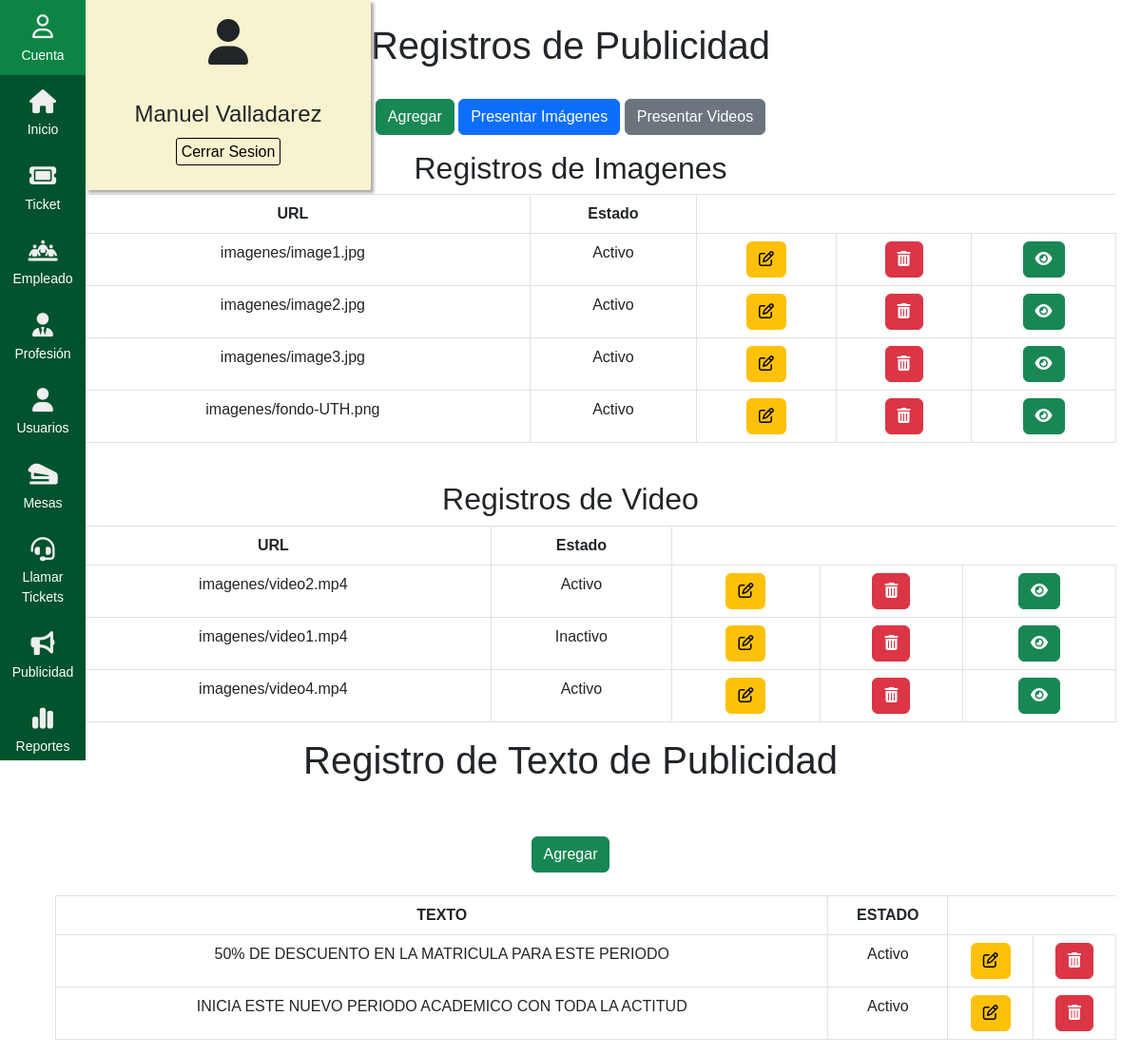
The page /Publicidad.php (signed in) on the database its author committed.
### tables this page shows
CREATE TABLE `publicidad` (
  `idpublicidad` int(11) NOT NULL,
  `imagen` varchar(200) NOT NULL,
  `formato` varchar(20) NOT NULL,
  `idUsuario` int(11) NOT NULL,
  `estado` varchar(20) NOT NULL,
  `estado_TV` varchar(20) NOT NULL
);

CREATE TABLE `texto` (
  `idtexto` int(11) NOT NULL,
  `descripcion` varchar(200) NOT NULL,
  `idusuario` int(11) NOT NULL,
  `estado` varchar(20) NOT NULL
);

### conexion.php (called while the page is built, shortened)
<?php
class Conexion {
    private $host = 'localhost';
    private $usuario = 'root';
    private $contrasenia = '';
    private $base_datos = 'db_ticket';
    private $conexion;
    public function __construct() {
        try {
            $this->conexion = new PDO("mysql:host={$this->host};dbname={$this->base_datos}", $this->usuario, $this->contrasenia);
            $this->conexion->setAttribute(PDO::ATTR_ERRMODE, PDO::ERRMODE_EXCEPTION);
        } catch(PDOException $e) {
            echo "Error de conexión: " . $e->getMessage();
        }
    }
    public function consulta($sql) {
        try {
            $statement = $this->conexion->prepare($sql);
            $statement->execute();
            return $statement->fetchAll(PDO::FETCH_ASSOC);
        } catch(PDOException $e) {
            echo "Error al ejecutar la consulta: " . $e->getMessage();
        }
    }
public function consultaEmpleado($sql) {
    try {
        $statement = $this->conexion->prepare($sql);
        $statement->execute();
        return $statement->fetchAll(PDO::FETCH_ASSOC);
    } catch(PDOException $e) {
        echo "Error al ejecutar la consulta: " . $e->getMessage();
    }
}
}
?>

### Publicidad.php (the view, shortened to what this page needs)
<!DOCTYPE html>
<html lang="en">
<head>
    <link rel="stylesheet" href="https://use.fontawesome.com/releases/v5.8.1/css/all.css">
    <link href="https://cdn.jsdelivr.net/npm/bootstrap@5.0.2/dist/css/bootstrap.min.css" rel="stylesheet">
    <link href="//cdnjs.cloudflare.com/ajax/libs/toastr.js/latest/css/toastr.min.css" rel="stylesheet">
</head>
<div class="container">
<?php
include "encabezado.php";
?>
    <br>
        <div class="text-center">
                <h1>Registros de Publicidad</h1>
                <br>
                <button type="button" class="btn btn-success mb-3" data-toggle="modal" data-target="#agregar"> Agregar </button>
                <button type="button" class="btn btn-primary mb-3" id="btnUpdateImagenes">Presentar Imágenes</button>
                <button type="button" class="btn btn-secondary mb-3" id="btnUpdateVideos">Presentar Videos</button>
                <br>
                <h2>Registros de Imagenes</h2>
            <table class="table table-bordered ms-3" id="dataTable" width="100%" cellspacing="0">
                <?php include "agregarImg.php";?>
                <thead>
                    <tr>
                        <th>URL</th>
                        <th>Estado</th>
                    </tr>
                </thead>
                <tbody>
                    <?php
                    require_once'conexion.php';
                    $con = new conexion();
                    $sql = "SELECT * FROM publicidad WHERE formato='Imagen'";
                    $resultado = $con->consulta($sql);
                    foreach ($resultado as $fila) {
                    ?>
                        <tr>
                            <td><?php echo $fila['imagen']; ?></td>
                            <td><?php echo $fila['estado']; ?></td>
                            <td>
                                <button type="button" class="btn btn-warning" data-toggle="modal" data-target="#editar<?php echo $fila['idpublicidad']; ?>">
                                    <i class="fa fa-edit"></i>
                                </button>
                            </td>
                            <td>
                                <button type="button" class="btn btn-danger" data-toggle="modal" data-target="#eliminar<?php echo $fila['idpublicidad']; ?>">
                                    <i class="fas fa-trash-alt"></i>
                                </button>
                            </td>
                            <td>
                                <button type="button" class="btn btn-success" data-toggle="modal" data-target="#mostrar<?php echo $fila['idpublicidad']; ?>">
                                    <i class="fa-solid fa-eye"></i>
                                </button>
                            </td>
                        </tr>
                        <?php include "EditarImg.php"; ?>
                        <?php include "MostrarPublicidad.php"; ?>
                        <?php include "eliminarPubli.php"; ?>
                    <?php }?>
                </tbody>
            </table>
            <br>
            <h2>Registros de Video</h2>
            <table class="table table-bordered ms-3" id="dataTable" width="100%" cellspacing="0">
                <thead>
                    <tr>
                        <th>URL</th>
                        <th>Estado</th>
                    </tr>
                </thead>
                <tbody>
                    <?php
                    $con = new conexion();
                    $sql = "SELECT * FROM publicidad WHERE formato='Video'";
                    $resultado = $con->consulta($sql);
                    foreach ($resultado as $fila) {
                    ?>
                        <tr>
                            <td><?php echo $fila['imagen']; ?></td>
                            <td><?php echo $fila['estado']; ?></td>
                            <td>
                                <button type="button" class="btn btn-warning" data-toggle="modal" data-target="#editar<?php echo $fila['idpublicidad']; ?>">
                                    <i class="fa fa-edit"></i>
                                </button>
                            </td>
                            <td>
                                <button type="button" class="btn btn-danger" data-toggle="modal" data-target="#eliminar<?php echo $fila['idpublicidad']; ?>">
                                    <i class="fas fa-trash-alt"></i>
                                </button>
                            </td>
                            <td>
                                <button type="button" class="btn btn-success" data-toggle="modal" data-target="#mostrar<?php echo $fila['idpublicidad']; ?>">
                                    <i class="fa-solid fa-eye"></i>
                                </button>
                            </td>
                        </tr>
                        <?php include "EditarImg.php"; ?>
                        <?php include "MostrarPublicidad.php"; ?>
                        <?php include "eliminarPubli.php"; ?>
                    <?php }?>
                </tbody>
            </table>
    </div>
</div>
<div class="text-center ">
    <?php include "texto.php"; ?>
</div>
    </body>
</html>

### encabezado.php (shortened to what this page needs)
    <link href="//cdnjs.cloudflare.com/ajax/libs/toastr.js/latest/css/toastr.min.css" rel="stylesheet">
    <link rel="stylesheet" href="estiloMenu.css">
<?php
if(isset($_SESSION['idrol'])) {
    $idrol = $_SESSION['idrol'];
    if($idrol == 1) {
        include('menu.php');
    } elseif($idrol == 2) {
        include('menuEmpleado.php');
    }
}
require_once("conexion.php");
?>

### menu.php
<div class="navegacion">
            <nav>
                <ul>
                <li id="cuenta" class="listas"><a href="">
                        <div class="text_icon-container">
                             <div class="icon-container">
                             <i class="fa-regular fa-user"></i>
                             </div>
                             <div class="texto">Cuenta</div>
                        </div>
                    </a>
                    <div class="cuenta-container">
                        <div class="cuenta-icon"><i class="fa-solid fa-user"></i></div>
                        <div class="nombre"><?php $nombre = $_SESSION['nombre']; echo "".$nombre;   ?></div>
                        <a href="cerrarSesion.php">Cerrar Sesion</a>
                    </div>
                </li>
                    <li class="listas"><a href="Principal.php">
                        <div class="text_icon-container">
                             <div class="icon-container">
                             <i class="fa-solid fa-house"></i>
                             </div>
                             <div class="texto">Inicio</div>
                        </div>
                    </a></li>
                    <li class="listas"><a href="ticket.php">
                    <div class="text_icon-container">
                        <div class="icon-container">
                        <i class="fa-solid fa-ticket"></i>
                        </div>
                        <div class="texto">Ticket</div>
                    </div>
                    </a></li>
                    <li class="listas"><a href="RegistroEmpleados.php">
                    <div class="text_icon-container">
                        <div class="icon-container">
                        <i class="fa-solid fa-people-line"></i>
                        </div>
                        <div class="texto">Empleado</div>
                    </div>
                    </a></li>
                    <li class="listas"><a href="profesion.php">
                    <div class="text_icon-container">
                        <div class="icon-container">
                        <i class="fa-solid fa-user-tie"></i>
                        </div>
                        <div class="texto">Profesión</div>
                    </div>
                    </a></li>
                    <li class="listas"><a href="usuario.php">
                    <div class="text_icon-container">
                        <div class="icon-container">
                        <i class="fa-solid fa-user"></i>
                        </div>
                        <div class="texto">Usuarios</div>
                    </div>
                    </a></li>
                    <li class="listas"><a href="mesas.php">
                    <div class="text_icon-container">
                        <div class="icon-container">
                        <i class="fa-solid fa-stapler"></i>
                        </div>
                        <div class="texto">Mesas</div>
                    </div>
                    </a></li>
                    <li class="listas"><a href="llamarTicket.php">
                    <div class="text_icon-container">
                        <div class="icon-container">
                        <i class="fa-solid fa-headset"></i>
                        </div>
                        <div class="texto">Llamar Tickets</div>
                    </div>
                    </a></li>
                    <li class="listas"><a href="Publicidad.php">
                    <div class="text_icon-container">
                        <div class="icon-container">
                        <i class="fa-solid fa-bullhorn"></i>
                        </div>
                        <div class="texto">Publicidad</div>
                    </div>
                    </a></li>
                    <li class="listas"><a href="indexh.php">
                    <div class="text_icon-container">
                        <div class="icon-container">
                        <i class="fa-solid fa-chart-simple"></i>
                        </div>
                        <div class="texto">Reportes</div>
                    </div>
                    </a></li>
                </ul>
            </nav>
        </div>

### agregarImg.php (shortened to what this page needs)
<!DOCTYPE html>
<html lang="es-MX">
<head>
    <link href="//cdnjs.cloudflare.com/ajax/libs/toastr.js/latest/css/toastr.min.css" rel="stylesheet">
</head>
<body>
</body>
</html>

### EditarImg.php (shortened to what this page needs)
<!DOCTYPE html>
<html lang="es-MX">
<head>
</head>
<body>
</body>
</html>

### MostrarPublicidad.php (shortened to what this page needs)
<!DOCTYPE html>
<html lang="es-MX">
<head>
</head>
<body>
</body>
</html>

### eliminarPubli.php (shortened to what this page needs)
<!DOCTYPE html>
<html lang="es-MX">
<head>
</head>
<body>
</body>
</html>

### texto.php (shortened to what this page needs)
<!DOCTYPE html>
<html lang="en">
<head>
    <link rel="stylesheet" href="https://use.fontawesome.com/releases/v5.8.1/css/all.css">
    <link href="https://cdn.jsdelivr.net/npm/bootstrap@5.3.0-alpha2/dist/css/bootstrap.min.css" rel="stylesheet">
    <link href="//cdnjs.cloudflare.com/ajax/libs/toastr.js/latest/css/toastr.min.css" rel="stylesheet">
</head>
<body>
<div class="container">
<?php
require_once("conexion.php");
?>
                <h1>Registro de Texto de Publicidad</h1>
                <br>
                <br>
                <button type="button" class="btn btn-success" data-toggle="modal" data-target="#agregar-texto"> Agregar </button>
                <?php
                include "agregarText.php"; ?>
                <br>
                <br>
                <table class="table table-bordered ms-3" id="dataTable" width="100%" cellspacing="0">
                    <thead>
                        <tr>
                            <th>TEXTO</th>
                            <th>ESTADO</th>
                        </tr>
                    </thead>
                    <tbody>
                <?php
                    $con = new conexion();
                    $sql = "SELECT idtexto,descripcion, estado FROM texto";
                    $resultado = $con->consultaEmpleado($sql);
                    foreach ($resultado as $fila) {
                ?>
                <tr>
                    <td><?php echo $fila['descripcion']; ?></td>
                    <td><?php echo $fila['estado']; ?></td>
                    <td>
                        <button type="button" class="btn btn-warning" data-toggle="modal" data-target="#editar-texto<?php echo $fila['idtexto']; ?>">
                            <i class="fa fa-edit"></i>
                        </button>
                    </td>
                    <td>
                        <button type="button" class="btn btn-danger" data-toggle="modal" data-target="#eliminar-texto<?php echo $fila['idtexto']; ?>">
                            <i class="fas fa-trash-alt"></i>
                        </button>
                    </td>
                </tr>
                <?php include "eliminartexto.php"; ?>
                <?php include "EditarTexto.php"; ?>
            <?php }?>
        </tbody>
                </table>
            </div>
</body>
</html>

### agregarText.php (shortened to what this page needs)
<!DOCTYPE html>
<html lang="es-MX">
<head>
    <link href="//cdnjs.cloudflare.com/ajax/libs/toastr.js/latest/css/toastr.min.css" rel="stylesheet">
</head>
<body>
</body>
</html>

### eliminartexto.php (shortened to what this page needs)
<!DOCTYPE html>
<html lang="es-MX">
<head>
</head>
<body>
</body>
</html>

### EditarTexto.php (shortened to what this page needs)
<!DOCTYPE html>
<html lang="es-MX">
<head>
</head>
<body>
</body>
</html>

### estiloMenu.css (style rules this page uses)
* { margin: 0; padding: 0; box-sizing: border-box; font-family: 'Poppins', sans-serif; }
.navegacion { width: 90px; height: 100vh; position: fixed; top: 0; left: 0; background: #00532c; }
.navegacion ul { list-style: none; padding: 0; margin: 0; }
.listas { text-align: center; }
.listas a { color: #fff; text-decoration: none; }
.text_icon-container { padding: 10px; }
.icon-container { color: #eee; font-size: 25px; }
.texto { font-size: 14px; }
.cuenta-container { position: absolute; display: none; background: #f7f3cf; width: 300px; height: 200px; box-shadow: 3px 3px 3px #aaa; }
.cuenta-container a { padding: 5px; border-radius: 3px; color: #000; border: solid 1px black; }
.nombre { padding: 10px; font-size: 1.5em; }
.cuenta-icon { font-size: 3em; padding: 10px; }

### rows shown on the page
publicidad: imagen "imagenes/image1.jpg", estado "Activo"
publicidad: imagen "imagenes/image2.jpg", estado "Activo"
publicidad: imagen "imagenes/image3.jpg", estado "Activo"
publicidad: imagen "imagenes/fondo-UTH.png", estado "Activo"
publicidad: imagen "imagenes/video2.mp4", estado "Activo"
publicidad: imagen "imagenes/video1.mp4", estado "Inactivo"
publicidad: imagen "imagenes/video4.mp4", estado "Activo"
texto: descripcion "50% DE DESCUENTO EN LA MATRICULA PARA ESTE PERIODO", estado "Activo"
texto: descripcion "INICIA ESTE NUEVO PERIODO ACADEMICO CON TODA LA ACTITUD", estado "Activo"

### other values the page prints
$nombre "Manuel Valladarez"
